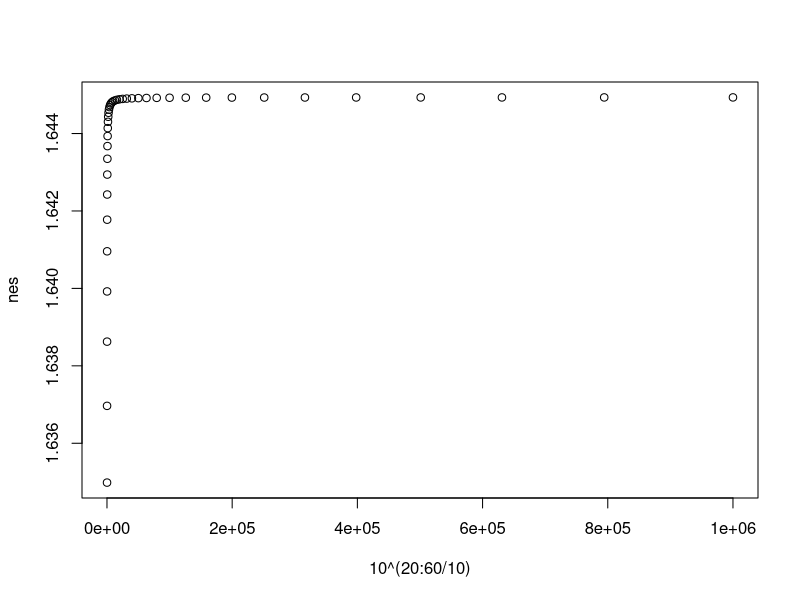

The R source for this figure:
nes <- c()
for(r in (20:60/10)){
  n= 10^r
  Num <- rep(x = 1, n)
  Den <- ((1:n)^2)
  In <- Num/Den
  nes <- c(nes, sum(In))
}
plot(10^(20:60/10),nes)

Num <- rep(x = 1, 10^6)
Den <- ((1:10^6)^2)
n <- Num/Den
sum(n)